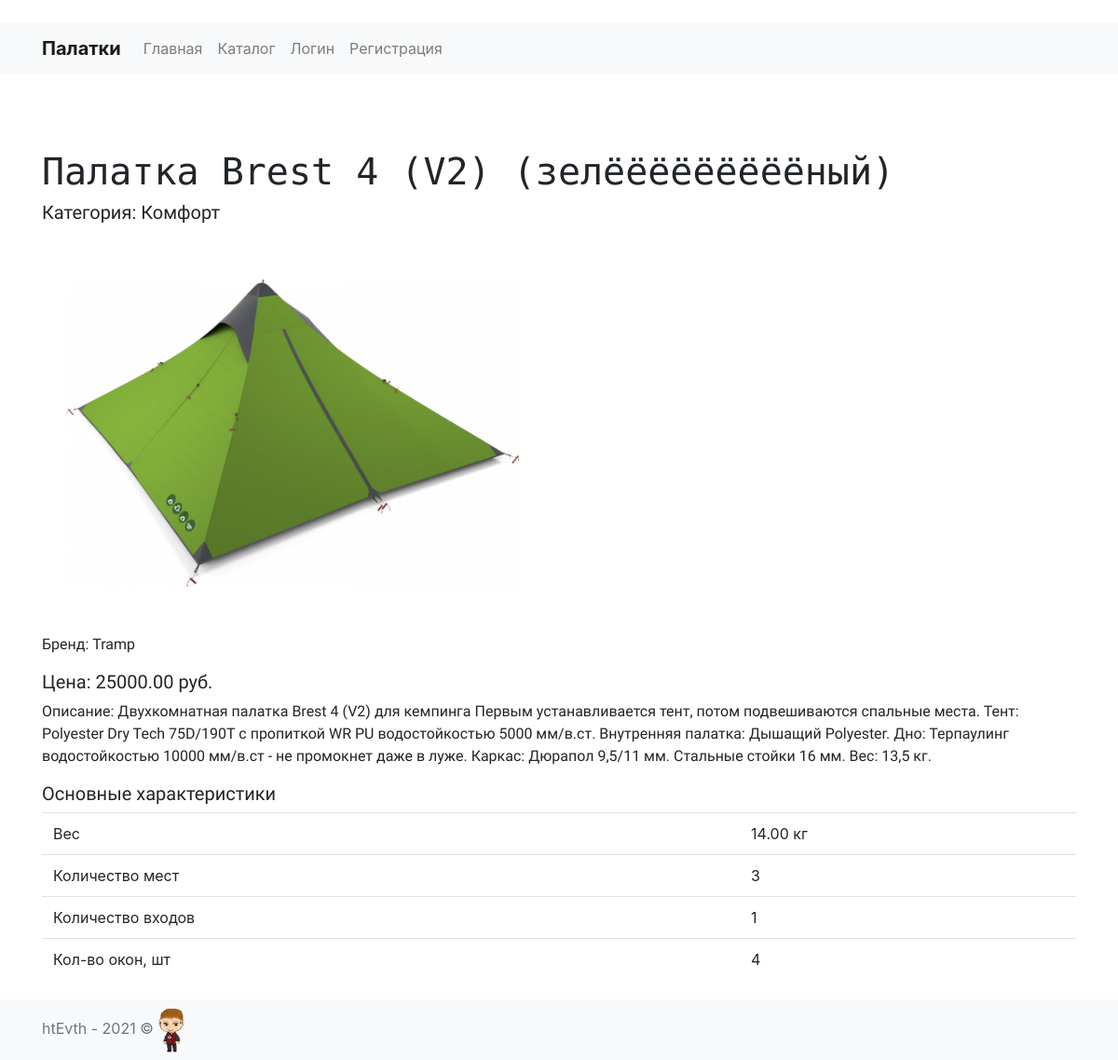
Page /productinfo_9/ on the committed database.
### mainApp/models.py (models this page shows, shortened)
class Tent(models.Model):
    PK_Tent = models.AutoField(db_column='PK_Tent', primary_key=True)
    name = models.CharField(db_column='nameTent', max_length=200)
    price = models.DecimalField(
        db_column='price', max_digits=15, decimal_places=2)
    weight = models.DecimalField(
        db_column='weight', max_digits=5, decimal_places=2)
    places = models.IntegerField(db_column='places')
    doors = models.IntegerField(db_column='doors')
    windows = models.IntegerField(db_column='windows')
    description = models.TextField(
        db_column='description', blank=True, null=True)
    imagepath = models.ImageField(upload_to=settings.MEDIA_ROOT,
        db_column='imagePath', max_length=255, blank=True, null=True)
    PK_Category = models.ForeignKey(
        Category, models.DO_NOTHING, db_column='PK_Category')
    PK_Brand = models.ForeignKey(
        Brand, models.DO_NOTHING, db_column='PK_Brand')
    class Meta:
        db_table = 'Tent'

class Category(models.Model):
    PK_Category = models.AutoField(db_column='PK_Category', primary_key=True)
    name = models.CharField(db_column='nameCategory', max_length=100)
    class Meta:
        db_table = 'Category'

class Brand(models.Model):
    PK_Brand = models.AutoField(db_column='PK_Brand', primary_key=True)
    name = models.CharField(db_column='nameBrand', max_length=100)
    class Meta:
        db_table = 'Brand'
    def __str__(self):
        return self.name

### mainApp/views.py (the view)
# urls.py: path('productinfo_<int:tentNumber>/', views.productinfo, name="productinfo"),
def productinfo(request, tentNumber):
    singleTent = Tent.objects.get(PK_Tent=tentNumber)
    return render(request, "mainApp/productinfo.html", {"singleTent": singleTent})

### mainApp/templates/mainApp/productinfo.html (shortened to what this page needs)
{% extends 'mainApp/wrapper.html' %}
{% load static %}
{% block content %}
<main id="content">
	<div class="container">
		<h1>Палатка {{singleTent.name}}</h1>
		<div class="feature">
			<h5>Категория: {{singleTent.PK_Category.name}}</h5>
			<div class="row">
				{% if singleTent.imagepath.url == "/False" %}
				<img src="{% static 'img/empty.png' %}" class="col-lg-6" alt="Отсутствует изображение">
				{% elif singleTent.imagepath %}
				<img src="{{singleTent.imagepath.url}}" class="col-lg-6" alt="{{ singleTent.PK_Tent }}">
				{% else %}
				<img src="{% static 'img/empty.png' %}" class="col-lg-6" alt="Отсутствует изображение">
				{% endif %}
			</div>
			<div class="model-info">
				<p>Бренд: {{singleTent.PK_Brand}}</p>
				<h5>Цена: {{singleTent.price}} руб.</h5>
				<p>
					Описание: {{singleTent.description}}
				</p>
				<h5>Основные характеристики</h5>
				<table class="table">
					<tbody>
						<tr>
							<td>Вес</td>
							<td>{{singleTent.weight}} кг</td>
						</tr>
						<tr>
							<td>Количество мест</td>
							<td>{{singleTent.places}}</td>
						</tr>
						<tr>
							<td>Количество входов</td>
							<td>{{singleTent.doors}}</td>
						</tr>
						<tr>
							<td>Кол-во окон, шт</td>
							<td>{{singleTent.windows}}</td>
						</tr>
					</tbody>
				</table>
			</div>
		</div>
	</div>
</main>
{% endblock %}

### mainApp/static/css/style.css (style rules this page uses)
html { min-height: 100%; position: relative; }
#content { padding-top: 80px; padding-bottom: 70px; }
#content p { font-family: 'Oswald', sans-serif; }
#content h1 { font-family: 'Rubik Mono One', sans-serif; }
#content h5, #content h6 { font-family: 'Russo One', Arial; }

### rows in the picture
Tent: name "Brest 4 (V2) (зелёёёёёёёёёный)", PK_Category.name "Комфорт", imagepath (picture), PK_Brand "Tramp", price "25000.00", description "Двухкомнатная палатка Brest 4 (V2) для кемпинга Первым устанавливается тент, потом подвешиваются спальные места. Тент: Polyester Dry Tech 75D/190T с пропиткой WR PU водостойкостью 5000 мм/в.ст. Внутренняя палатка: Дышащий Polyester. Дно: Терпаулинг водостойкостью 10000 мм/в.ст - не промокнет даже в луже. Каркас: Дюрапол 9,5/11 мм. Стальные стойки 16 мм. Вес: 13,5 кг.", weight "14.00", places "3", doors "1", windows "4"
